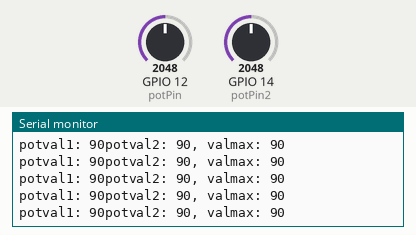
A sketch run on a simulated ESP32. On the bench: the last lines printed to the serial monitor. The test bench sets the inputs (shaded band); at power-on: GPIO 12 (potPin) = 2048, GPIO 14 (potPin2) = 2048. Nothing arrives over Bluetooth unless stated.

Above: at 1.2 s.
1.3 s: GPIO 12 (potPin) set to 2866
At 1.56 s:
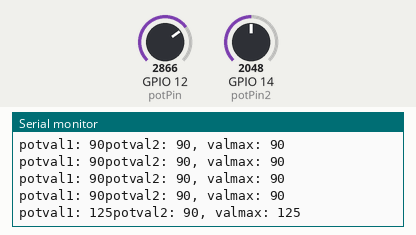
2.8 s: GPIO 14 (potPin2) set to 2866
At 2.96 s:
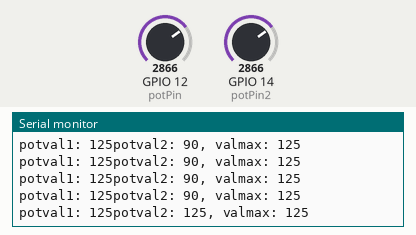
4.3 s: GPIO 12 (potPin) set to 3603
At 4.37 s:
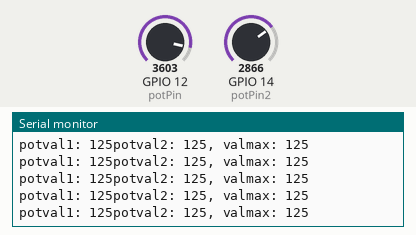
5.8 s: GPIO 14 (potPin2) set to 3603
At 5.97 s:
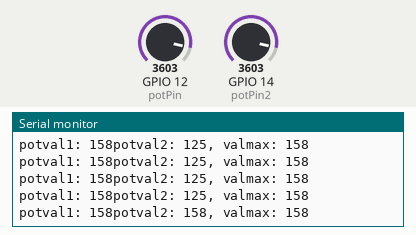
Timing chart, 0 to 8.3 s (numbered marks = the images above; inputs shaded):
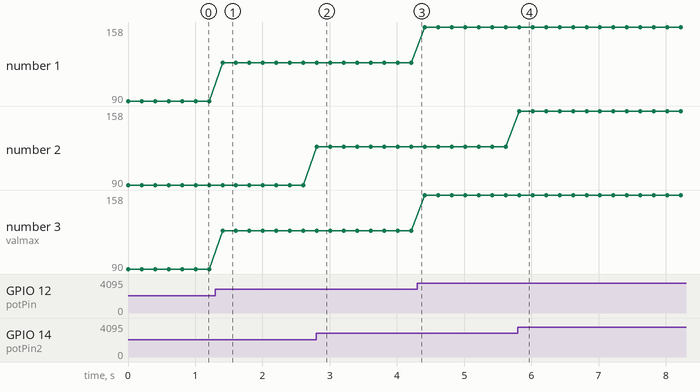

Measured:
- after the input at 1.3 s, the serial monitor: prints a new line after 0.11 s (image 1)
- after the input at 2.8 s, the serial monitor: prints a new line at once (image 2)
- after the input at 5.8 s, the serial monitor: prints a new line at once (image 4)
- plotted number 1: 90 → 125 after the input at 1.3 s, 125 → 158 after the input at 4.3 s
- plotted number 3: 90 → 125 after the input at 1.3 s, 125 → 158 after the input at 4.3 s

The sketch:

send_pt_ble_two.ino
```cpp
#include <ESP32Servo.h>
#include "BluetoothSerial.h"

#if !defined(CONFIG_BT_ENABLED) || !defined(CONFIG_BLUEDROID_ENABLED)
#error Bluetooth is not enabled! Please run `make menuconfig` to and enable it
#endif

//Servo myservo;
BluetoothSerial SerialBT;

//int servoPin = 13;
int potPin = 12;
int potPin2 = 14;
int ADC_Max = 4096;


int val;
int val2;

int valmax = 0;

int mem = 0;
int mem2 = 0;

void setup()
{
	ESP32PWM::allocateTimer(0);
	ESP32PWM::allocateTimer(1);
	ESP32PWM::allocateTimer(2);
	ESP32PWM::allocateTimer(3);
  Serial.begin(115200);
  SerialBT.begin("ESP32test"); //Bluetooth device name
  Serial.println("The device started, now you can pair it with bluetooth!");
  //myservo.setPeriodHertz(50);
  //myservo.attach(servoPin, 500, 2400);
}

void loop() {
  val = analogRead(potPin);            // read the value of the potentiometer (value between 0 and 1023)
  val = map(val, 0, ADC_Max, 0, 180);     // scale it to use it with the servo (value between 0 and 180)
  valmax = max(valmax, val);

  val2 = analogRead(potPin2);
  val2 = map(val2, 0, ADC_Max, 0, 180);
  valmax = max(valmax, val2);

  if (val != mem || val2 != mem2){
    Serial.print("potval1: ");
    Serial.print(val);
    Serial.print("potval2: ");
    Serial.print(val2);
    Serial.print(", valmax: ");
    Serial.println(valmax);
    mem = val;
    SerialBT.print(val);
    SerialBT.print(",");
    SerialBT.println(val2);
  }

  delay(200);                          // wait for the servo to get there
}
```
